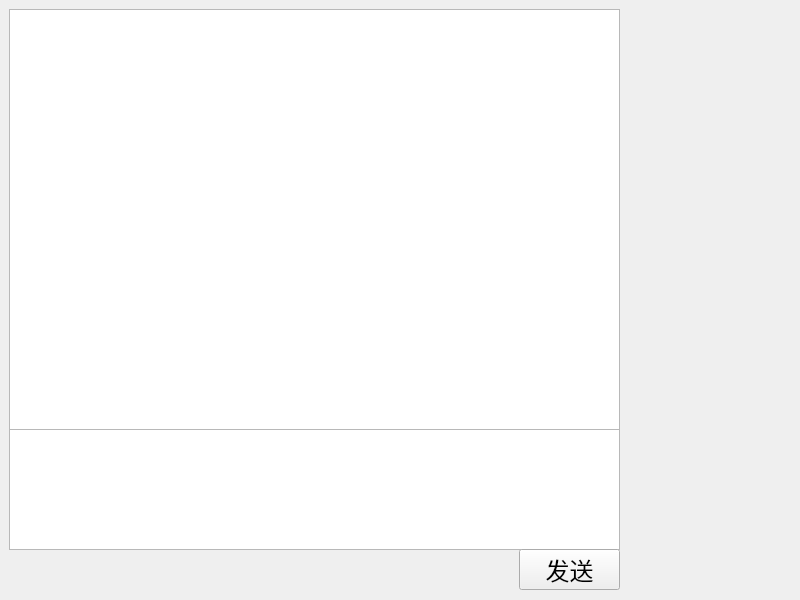
<?xml version="1.0" encoding="UTF-8"?>
<ui version="4.0">
 <class>MainWindow</class>
 <widget class="QMainWindow" name="MainWindow">
  <property name="geometry">
   <rect>
    <x>0</x>
    <y>0</y>
    <width>800</width>
    <height>600</height>
   </rect>
  </property>
  <property name="windowTitle">
   <string>MainWindow</string>
  </property>
  <widget class="QWidget" name="centralwidget">
   <layout class="QVBoxLayout" name="verticalLayout">
    <item>
     <widget class="QStackedWidget" name="stackedWidget">
      <property name="currentIndex">
       <number>1</number>
      </property>
      <widget class="QWidget" name="loginPage">
       <property name="enabled">
        <bool>true</bool>
       </property>
       <widget class="QLineEdit" name="ipEdit">
        <property name="geometry">
         <rect>
          <x>230</x>
          <y>190</y>
          <width>311</width>
          <height>41</height>
         </rect>
        </property>
       </widget>
       <widget class="QLineEdit" name="portEdit">
        <property name="geometry">
         <rect>
          <x>230</x>
          <y>250</y>
          <width>311</width>
          <height>41</height>
         </rect>
        </property>
       </widget>
       <widget class="QPushButton" name="logBtn">
        <property name="geometry">
         <rect>
          <x>330</x>
          <y>330</y>
          <width>91</width>
          <height>21</height>
         </rect>
        </property>
        <property name="text">
         <string>登录</string>
        </property>
       </widget>
      </widget>
      <widget class="QWidget" name="homePage">
       <widget class="QTextEdit" name="inputEdit">
        <property name="geometry">
         <rect>
          <x>0</x>
          <y>420</y>
          <width>611</width>
          <height>121</height>
         </rect>
        </property>
       </widget>
       <widget class="QPushButton" name="sendButton">
        <property name="geometry">
         <rect>
          <x>510</x>
          <y>540</y>
          <width>101</width>
          <height>41</height>
         </rect>
        </property>
        <property name="font">
         <font>
          <pointsize>18</pointsize>
         </font>
        </property>
        <property name="text">
         <string>发送</string>
        </property>
       </widget>
       <widget class="QListWidget" name="chatWidget">
        <property name="geometry">
         <rect>
          <x>0</x>
          <y>0</y>
          <width>611</width>
          <height>421</height>
         </rect>
        </property>
       </widget>
      </widget>
     </widget>
    </item>
   </layout>
  </widget>
 </widget>
 <resources/>
 <connections/>
</ui>
